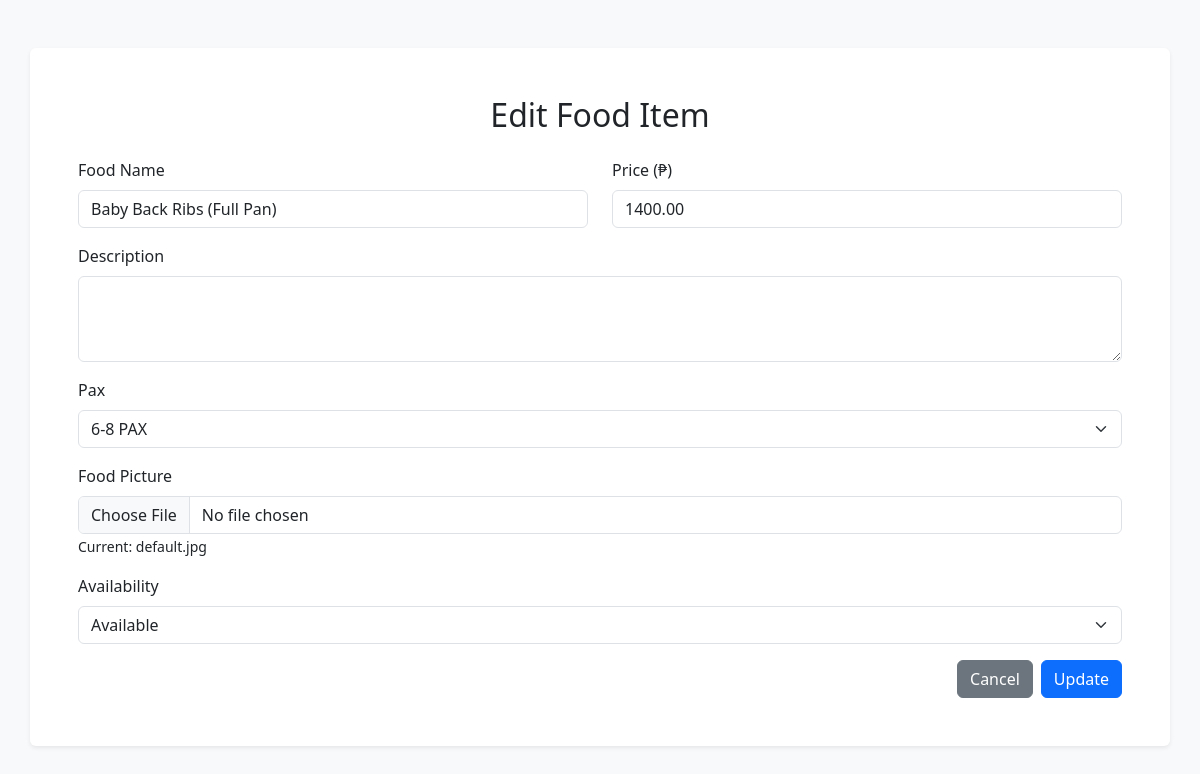
The page /admin/update_food.php?id=92 on the database as committed earlier.
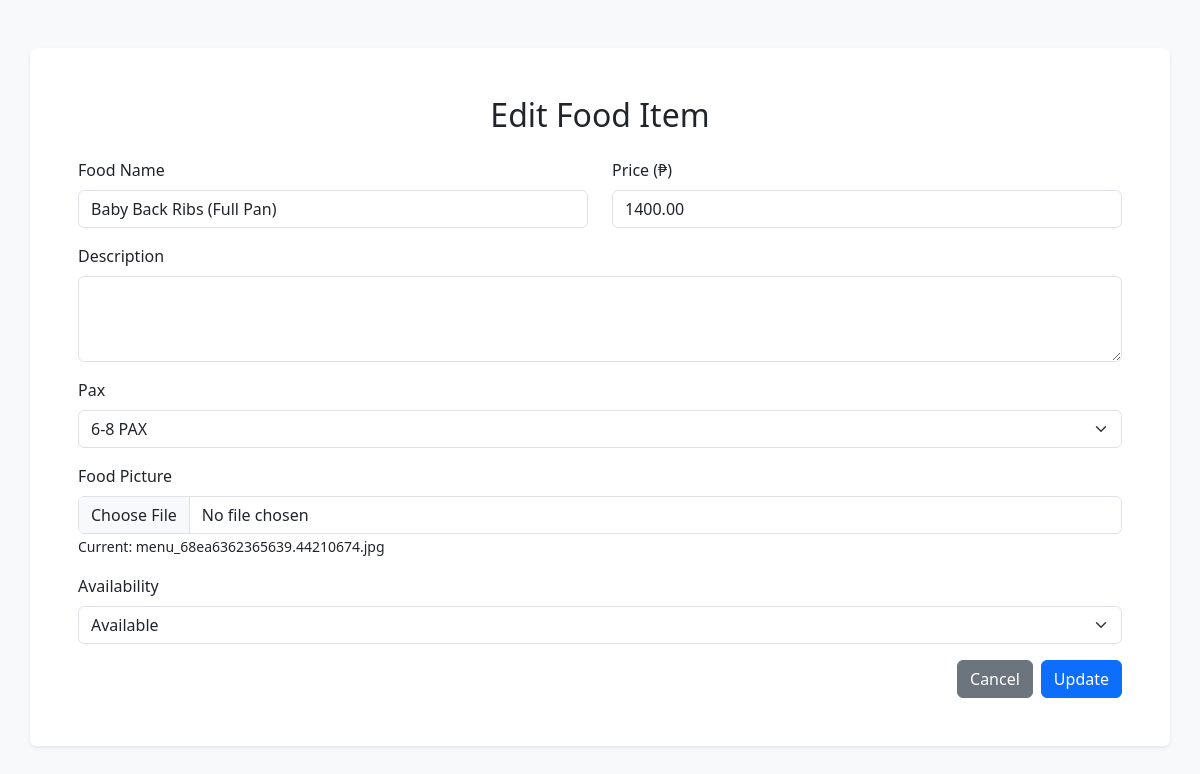
The same page on the database as committed later.
### tables this page shows
CREATE TABLE `menu` (
  `menu_id` int(11) NOT NULL,
  `menu_name` varchar(100) DEFAULT NULL,
  `menu_desc` text DEFAULT NULL,
  `menu_pax` varchar(100) NOT NULL,
  `menu_price` decimal(10,2) NOT NULL,
  `menu_pic` varchar(255) NOT NULL,
  `menu_avail` tinyint(1) DEFAULT NULL,
  `created_at` timestamp NOT NULL DEFAULT current_timestamp()
);

### classes/database.php (called while the page is built, shortened)
<?php
class database {
    private PDO $pdo;
    public function __construct(
        string $host = 'localhost',
        string $db = 'sandokdb',
        string $user = 'root',
        string $pass = '',
        string $charset = 'utf8mb4'
    ) {
        $dsn = "mysql:host={$host};dbname={$db};charset={$charset}";
        $opts = [
            PDO::ATTR_ERRMODE => PDO::ERRMODE_EXCEPTION,
            PDO::ATTR_DEFAULT_FETCH_MODE => PDO::FETCH_ASSOC,
            PDO::ATTR_EMULATE_PREPARES => false,
        ];
        $this->pdo = new PDO($dsn, $user, $pass, $opts);
    }
    public function viewMenuID(int $menu_id): ?array {
        $stmt = $this->pdo->prepare("SELECT * FROM menu WHERE menu_id = ?");
        $stmt->execute([$menu_id]);
        $row = $stmt->fetch();
        return $row ?: null;
    }
}

### admin/update_food.php (the view, shortened to what this page needs)
<?php
require_once('../classes/database.php');
$con = new database();
if ($_SERVER['REQUEST_METHOD'] === 'POST' && isset($_POST['id'])) {
    $id = $_POST['id'];
    $data = $con->viewMenuID($id);
} elseif (isset($_GET['id'])) {
    $id = $_GET['id'];
    $data = $con->viewMenuID($id);
} else {
    header('location:admin_homepage.php');
    exit;
}
?>
<!DOCTYPE html>
<html lang="en">
<head>
  <link rel="stylesheet" href="./package/dist/sweetalert2.css">
  <link href="https://cdn.jsdelivr.net/npm/bootstrap@5.3.3/dist/css/bootstrap.min.css" rel="stylesheet">
</head>
<body class="bg-light py-5">
<div class="container bg-white p-5 rounded shadow-sm">
  <h2 class="text-center mb-4">Edit Food Item</h2>
  <form method="POST" enctype="multipart/form-data">
   <div class="row mb-3">
      <div class="col-md-6">
        <label for="foodName" class="form-label">Food Name</label>
        <input type="text" class="form-control" id="foodName" name="foodName" value="<?php echo htmlspecialchars($data['menu_name']); ?>" required>
      </div>
      <div class="col-md-6">
        <label for="foodPrice" class="form-label">Price (₱)</label>
        <input type="number" class="form-control" id="foodPrice" name="foodPrice" step="0.01" value="<?php echo htmlspecialchars($data['menu_price']); ?>" required>
      </div>
    </div>
    <div class="mb-3">
      <label for="foodDescription" class="form-label">Description</label>
      <textarea class="form-control" id="foodDescription" name="foodDescription" rows="3" required><?php echo htmlspecialchars($data['menu_desc']); ?></textarea>
    </div>
    <div class="mb-3">
      <label for="foodPax" class="form-label">Pax</label>
      <select class="form-select" id="foodPax" name="foodPax" required>
        <option value="pax6-8" <?php echo ($data['menu_pax'] == 'pax6-8') ? 'selected' : ''; ?>>6-8 PAX</option>
      </select>
    </div>
    <div class="mb-3">
      <label for="foodPic" class="form-label">Food Picture</label>
      <input type="file" class="form-control" id="foodPic" name="foodPic" accept="image/*">
      <?php if (!empty($data['menu_pic'])): ?>
        <small>Current: <?php echo htmlspecialchars($data['menu_pic']); ?></small>
      <?php endif; ?>
    </div>
    <div class="mb-3">
      <label for="foodAvailability" class="form-label">Availability</label>
      <select class="form-select" id="foodAvailability" name="foodAvailability" required>
        <option value="available" <?php echo ($data['menu_avail']) ? 'selected' : ''; ?>>Available</option>
      </select>
    </div>
    <div class="d-flex justify-content-end">
      <a href="admin_homepage.php" class="btn btn-secondary me-2">Cancel</a>
      <button type="submit" name="updateFood" class="btn btn-primary">Update</button>
    </div>
  </form>
</div>
</body>
</html>

Rows that differ between the two databases and show on the page:
changed menu "Baby Back Ribs (Full Pan)": menu_pic "default.jpg" → "menu_68ea6362365639.44210674.jpg"
